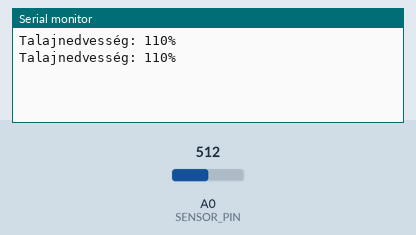
Simulated run of this sketch. Board: Arduino Uno, built with avr-gcc and run on an emulated ATmega328P. Parts: the last lines printed to the serial monitor. Inputs (shaded band) come from the test bench; at power-on: A0 (SENSOR_PIN) = 512.

Above: at 1.8 s.
1.9 s: A0 (SENSOR_PIN) set to 716
At 2.8 s:
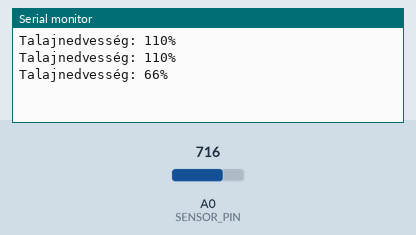
3.4 s: A0 (SENSOR_PIN) set to 900
At 4.5 s:
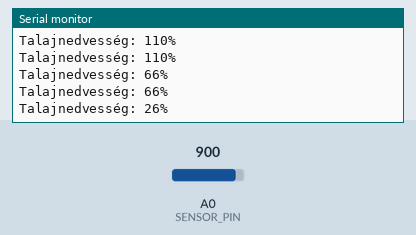
Timing chart, 0 to 6.4 s (numbered marks = the images above; inputs shaded):
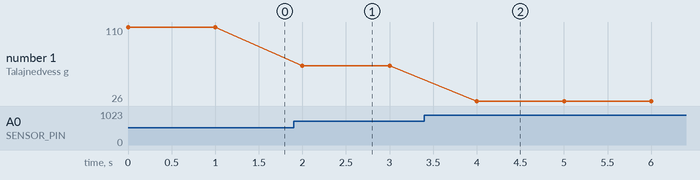

Measured:
- after the input at 1.9 s, the serial monitor: prints a new line after 0.10 s (image 1)
- after the input at 3.4 s, the serial monitor: prints a new line after 0.60 s (image 2)
- plotted number 1: 110 → 66 after the input at 1.9 s, 66 → 26 after the input at 3.4 s

The sketch:

probaTNmero.ino
```cpp
// Talajnedvesség érzékelő analóg bemeneti pinje
#define SENSOR_PIN A0

// Analóg bemeneti értékekhez tartozó száraz és nedves kalibrációs értékek
#define DRY_VALUE 1024   // Száraz talajhoz tartozó analóg érték
#define WET_VALUE 562      // Nedves talajhoz tartozó analóg érték

void setup() {
  Serial.begin(9600); // Soros kommunikáció indítása 9600 baud sebességgel
}

void loop() {
  // Talajnedvesség olvasása
  int sensorValue = analogRead(SENSOR_PIN);

  // Talajnedvesség értékének százalékká alakítása
  int moisturePercent = map(sensorValue, DRY_VALUE, WET_VALUE, 0, 100);

  // Az értékek megjelenítése a Serial monitoron
  Serial.print("Talajnedvesség: ");
  Serial.print(moisturePercent);
  Serial.println("%");

  delay(1000); // 1 másodperc várakozás a következő mérés előtt
}
```
